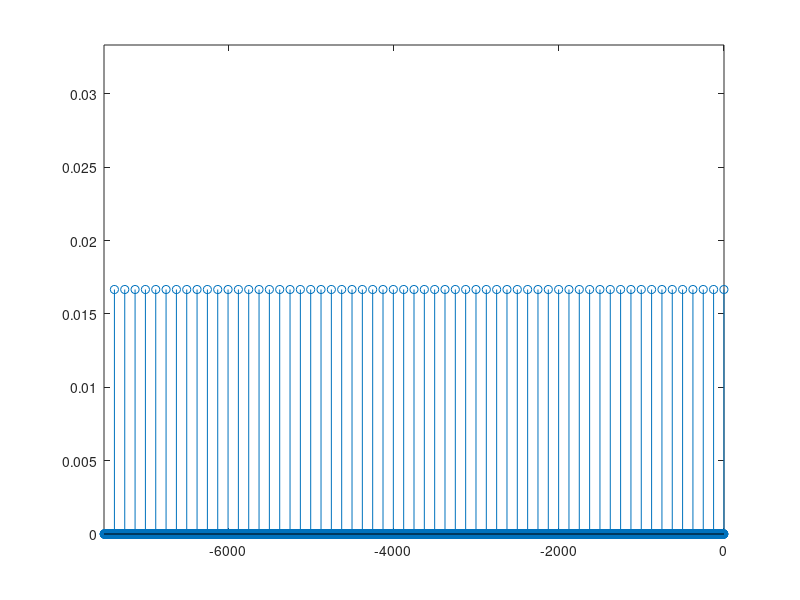
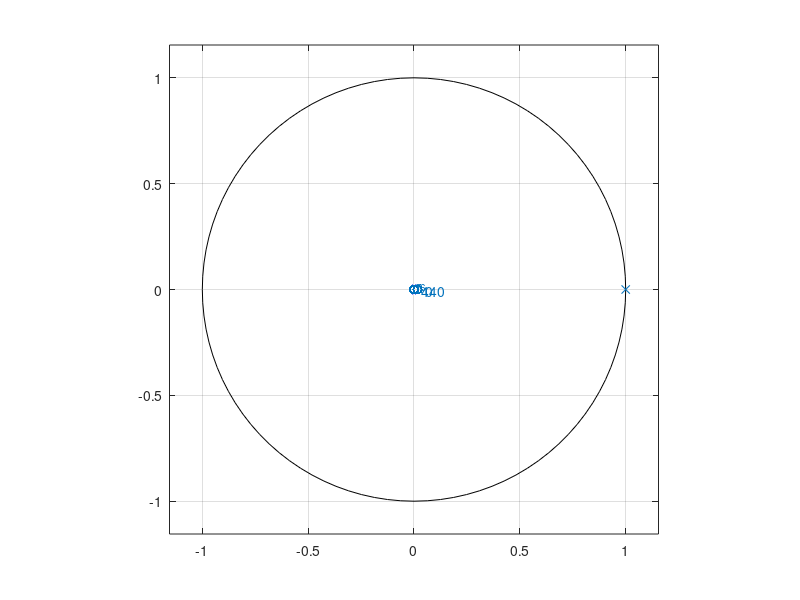
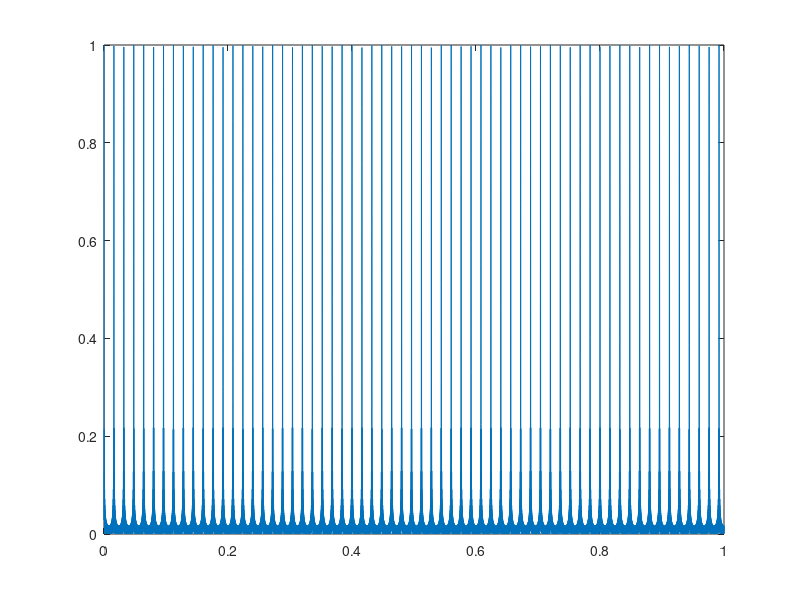
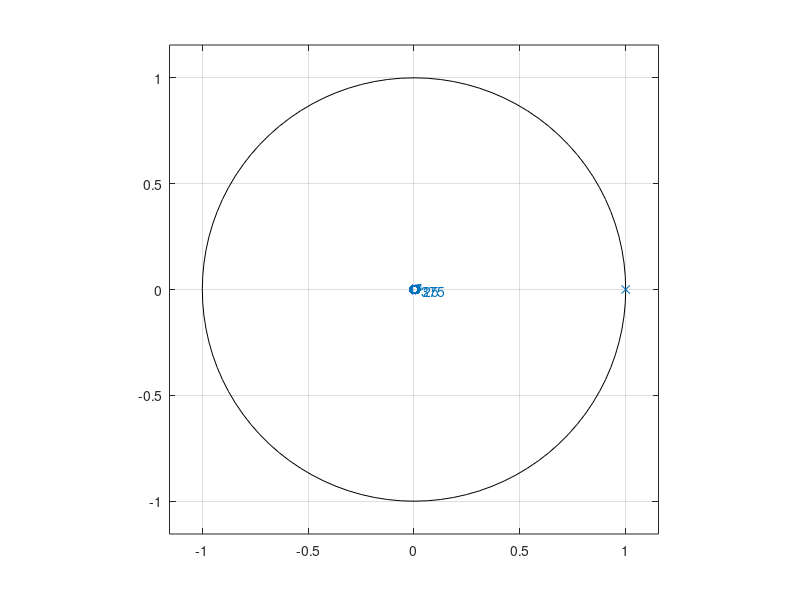

Write MATLAB code to recreate these figures, in order.
clear all; clc;
close all;
N = 125*60;
index = -(N-1):1:0;
f = zeros(N,1);

for i=1:1:N
    if rem(index(i),125)==0
        f(i)=1/60;
    end
end

figure; stem(index,f);
xlim([-(N+1),1]);
ylim([0,2/60]);

b = f; a = 1;
figure; zplane(b,a);

[F, om] = freqz(b,a,2^15);
figure; plot(om/pi, abs(F));


w = zeros(N,1);
w(1:125) = 1/125;
a = 1;
figure; zplane(w,a);
[W, om] = freqz(w,1,2^15);
figure; plot(om/pi, abs(W));
index = index + N;
figure; plot(index+N,w);